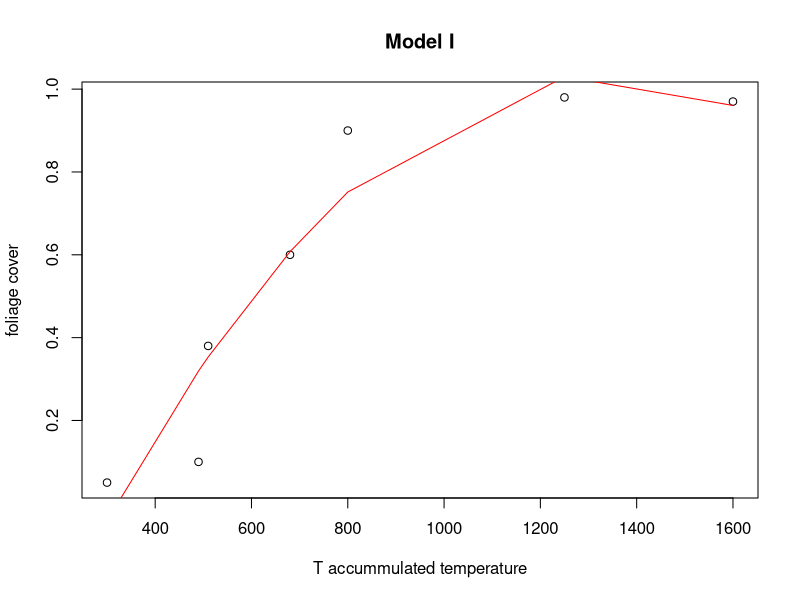

Recreate this plot in R.
library('minpack.lm');
library("optimx")
library(ggplot2);




apparentGrowthRate = function()
{
  
  dydt = By - dy

}


relativeGrowthRate = function()
{
  tmax = t0 - (1/k) * log(-umin / (u0 - umin));
  u = umin * (1 -exp(-k*(t-tmax)));
  plot(t, u, xlab= 'time')
}


relativeGrowthRate = function()
{
  
  ymax = y0 * exp((u0/k) - ((umin/k) * (log(-umin / (u0 - umin)))));
  y = ymax * exp((umin*(t-tmax)) - ((umin / k) * (1 - (exp(-k*(t-tmax))))));
  plot(t, y, xlab= 'time')
}

roCrelativeGrowthRate = function()
{
  
  dudt = -k(u - umin)
  
}


optima = function(start1, w, fc)
{
  ## Optim
  w.optx <- optimx(par=start1, fn=fc, mydata=w, 
                   control=list(all.methods=TRUE, save.failures=TRUE, maxit=100))
  return(w.optx)
}

rhsfit <- function(varray, mydata) {
  sum((mydata$y - (varray[1] + (varray[2] * mydata$x) + (varray[3] *(exp(-varray[4]*mydata$x)))))^2)
}


# Foliage Cover, Model I
# ydat = yield
# tdat = accumulated temperature
fitYield = function(ydat, tdat)
{
  wdata = data.frame(y=ydat, x=tdat);
  start1 = c(A = 1, B = 1, C = 0, r=0);
  eunsc = ydat ~ A + B*tdat + C*(exp(-r*tdat));
  optx = optima(start1, wdata, rhsfit);
  o1= nlsLM(eunsc, 
            start=list(A = start1[1], B = start1[2], C = start1[3], r = start1[4]), trace = TRUE);
  
  plot(tdat, ydat, xlab = 'T accummulated temperature', ylab = 'foliage cover', main='Model I');
  lines(tdat, predict(o1), col='red')
  cor(ydat, predict(o1))
}


y = c(0.05, 0.1, 0.38, 0.6, 0.90, 0.98, 0.97);
t = c(300, 490, 510, 680, 800, 1250, 1600);
fitYield(y, t)


#y0=0.000015; t0=100; u0=0.0050; umax=0.0051; ymax=0.90; kt=1.0; umin=-0.0050; k=0.00346 
#t = 0:2000;
